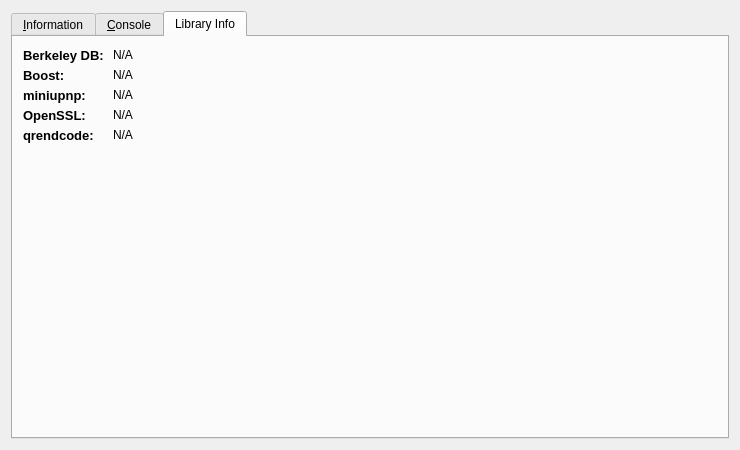
<?xml version="1.0" encoding="UTF-8"?>
<ui version="4.0">
 <class>RPCConsole</class>
 <widget class="QDialog" name="RPCConsole">
  <property name="geometry">
   <rect>
    <x>0</x>
    <y>0</y>
    <width>740</width>
    <height>450</height>
   </rect>
  </property>
  <property name="windowTitle">
   <string>IncaKoin - Debug window</string>
  </property>
  <layout class="QVBoxLayout" name="verticalLayout_2">
   <item>
    <widget class="QTabWidget" name="tabWidget">
     <property name="currentIndex">
      <number>2</number>
     </property>
     <widget class="QWidget" name="tab_info">
      <attribute name="title">
       <string>&amp;Information</string>
      </attribute>
      <layout class="QGridLayout" name="gridLayout" columnstretch="0,1">
       <property name="horizontalSpacing">
        <number>12</number>
       </property>
       <item row="0" column="0">
        <widget class="QLabel" name="label_9">
         <property name="font">
          <font>
           <weight>75</weight>
           <bold>true</bold>
          </font>
         </property>
         <property name="text">
          <string>IncaKoin Core</string>
         </property>
        </widget>
       </item>
       <item row="1" column="0">
        <widget class="QLabel" name="label_5">
         <property name="text">
          <string>Client name</string>
         </property>
        </widget>
       </item>
       <item row="1" column="1">
        <widget class="QLabel" name="clientName">
         <property name="cursor">
          <cursorShape>IBeamCursor</cursorShape>
         </property>
         <property name="text">
          <string>N/A</string>
         </property>
         <property name="textFormat">
          <enum>Qt::PlainText</enum>
         </property>
         <property name="textInteractionFlags">
          <set>Qt::LinksAccessibleByMouse|Qt::TextSelectableByKeyboard|Qt::TextSelectableByMouse</set>
         </property>
        </widget>
       </item>
       <item row="2" column="0">
        <widget class="QLabel" name="label_6">
         <property name="text">
          <string>Client version</string>
         </property>
        </widget>
       </item>
       <item row="2" column="1">
        <widget class="QLabel" name="clientVersion">
         <property name="cursor">
          <cursorShape>IBeamCursor</cursorShape>
         </property>
         <property name="text">
          <string>N/A</string>
         </property>
         <property name="textFormat">
          <enum>Qt::PlainText</enum>
         </property>
         <property name="textInteractionFlags">
          <set>Qt::LinksAccessibleByMouse|Qt::TextSelectableByKeyboard|Qt::TextSelectableByMouse</set>
         </property>
        </widget>
       </item>
       <item row="3" column="0">
        <widget class="QLabel" name="label_14">
         <property name="text">
          <string>Using OpenSSL version</string>
         </property>
         <property name="indent">
          <number>10</number>
         </property>
        </widget>
       </item>
       <item row="3" column="1">
        <widget class="QLabel" name="openSSLVersion">
         <property name="cursor">
          <cursorShape>IBeamCursor</cursorShape>
         </property>
         <property name="text">
          <string>N/A</string>
         </property>
         <property name="textFormat">
          <enum>Qt::PlainText</enum>
         </property>
         <property name="textInteractionFlags">
          <set>Qt::LinksAccessibleByMouse|Qt::TextSelectableByKeyboard|Qt::TextSelectableByMouse</set>
         </property>
        </widget>
       </item>
       <item row="4" column="0">
        <widget class="QLabel" name="label_12">
         <property name="text">
          <string>Build date</string>
         </property>
        </widget>
       </item>
       <item row="4" column="1">
        <widget class="QLabel" name="buildDate">
         <property name="cursor">
          <cursorShape>IBeamCursor</cursorShape>
         </property>
         <property name="text">
          <string>N/A</string>
         </property>
         <property name="textFormat">
          <enum>Qt::PlainText</enum>
         </property>
         <property name="textInteractionFlags">
          <set>Qt::LinksAccessibleByMouse|Qt::TextSelectableByKeyboard|Qt::TextSelectableByMouse</set>
         </property>
        </widget>
       </item>
       <item row="5" column="0">
        <widget class="QLabel" name="label_13">
         <property name="text">
          <string>Startup time</string>
         </property>
        </widget>
       </item>
       <item row="5" column="1">
        <widget class="QLabel" name="startupTime">
         <property name="cursor">
          <cursorShape>IBeamCursor</cursorShape>
         </property>
         <property name="text">
          <string>N/A</string>
         </property>
         <property name="textFormat">
          <enum>Qt::PlainText</enum>
         </property>
         <property name="textInteractionFlags">
          <set>Qt::LinksAccessibleByMouse|Qt::TextSelectableByKeyboard|Qt::TextSelectableByMouse</set>
         </property>
        </widget>
       </item>
       <item row="6" column="0">
        <widget class="QLabel" name="label_11">
         <property name="font">
          <font>
           <weight>75</weight>
           <bold>true</bold>
          </font>
         </property>
         <property name="text">
          <string>Network</string>
         </property>
        </widget>
       </item>
       <item row="7" column="0">
        <widget class="QLabel" name="label_7">
         <property name="text">
          <string>Number of connections</string>
         </property>
        </widget>
       </item>
       <item row="7" column="1">
        <widget class="QLabel" name="numberOfConnections">
         <property name="cursor">
          <cursorShape>IBeamCursor</cursorShape>
         </property>
         <property name="text">
          <string>N/A</string>
         </property>
         <property name="textFormat">
          <enum>Qt::PlainText</enum>
         </property>
         <property name="textInteractionFlags">
          <set>Qt::LinksAccessibleByMouse|Qt::TextSelectableByKeyboard|Qt::TextSelectableByMouse</set>
         </property>
        </widget>
       </item>
       <item row="8" column="0">
        <widget class="QLabel" name="label_8">
         <property name="text">
          <string>On testnet</string>
         </property>
        </widget>
       </item>
       <item row="8" column="1">
        <widget class="QCheckBox" name="isTestNet">
         <property name="enabled">
          <bool>false</bool>
         </property>
         <property name="text">
          <string/>
         </property>
        </widget>
       </item>
       <item row="9" column="0">
        <widget class="QLabel" name="label_10">
         <property name="font">
          <font>
           <weight>75</weight>
           <bold>true</bold>
          </font>
         </property>
         <property name="text">
          <string>Block chain</string>
         </property>
        </widget>
       </item>
       <item row="10" column="0">
        <widget class="QLabel" name="label_3">
         <property name="text">
          <string>Current number of blocks</string>
         </property>
        </widget>
       </item>
       <item row="10" column="1">
        <widget class="QLabel" name="numberOfBlocks">
         <property name="cursor">
          <cursorShape>IBeamCursor</cursorShape>
         </property>
         <property name="text">
          <string>N/A</string>
         </property>
         <property name="textFormat">
          <enum>Qt::PlainText</enum>
         </property>
         <property name="textInteractionFlags">
          <set>Qt::LinksAccessibleByMouse|Qt::TextSelectableByKeyboard|Qt::TextSelectableByMouse</set>
         </property>
        </widget>
       </item>
       <item row="11" column="0">
        <widget class="QLabel" name="label_4">
         <property name="text">
          <string>Estimated total blocks</string>
         </property>
        </widget>
       </item>
       <item row="11" column="1">
        <widget class="QLabel" name="totalBlocks">
         <property name="cursor">
          <cursorShape>IBeamCursor</cursorShape>
         </property>
         <property name="text">
          <string>N/A</string>
         </property>
         <property name="textFormat">
          <enum>Qt::PlainText</enum>
         </property>
         <property name="textInteractionFlags">
          <set>Qt::LinksAccessibleByMouse|Qt::TextSelectableByKeyboard|Qt::TextSelectableByMouse</set>
         </property>
        </widget>
       </item>
       <item row="12" column="0">
        <widget class="QLabel" name="label_2">
         <property name="text">
          <string>Last block time</string>
         </property>
        </widget>
       </item>
       <item row="12" column="1">
        <widget class="QLabel" name="lastBlockTime">
         <property name="cursor">
          <cursorShape>IBeamCursor</cursorShape>
         </property>
         <property name="text">
          <string>N/A</string>
         </property>
         <property name="textFormat">
          <enum>Qt::PlainText</enum>
         </property>
         <property name="textInteractionFlags">
          <set>Qt::LinksAccessibleByMouse|Qt::TextSelectableByKeyboard|Qt::TextSelectableByMouse</set>
         </property>
        </widget>
       </item>
       <item row="13" column="0">
        <spacer name="verticalSpacer_2">
         <property name="orientation">
          <enum>Qt::Vertical</enum>
         </property>
         <property name="sizeHint" stdset="0">
          <size>
           <width>20</width>
           <height>20</height>
          </size>
         </property>
        </spacer>
       </item>
       <item row="14" column="0">
        <widget class="QLabel" name="labelDebugLogfile">
         <property name="font">
          <font>
           <weight>75</weight>
           <bold>true</bold>
          </font>
         </property>
         <property name="text">
          <string>Debug log file</string>
         </property>
        </widget>
       </item>
       <item row="15" column="0">
        <widget class="QPushButton" name="openDebugLogfileButton">
         <property name="toolTip">
          <string>Open the IncaKoin debug log file from the current data directory. This can take a few seconds for large log files.</string>
         </property>
         <property name="text">
          <string>&amp;Open</string>
         </property>
         <property name="autoDefault">
          <bool>false</bool>
         </property>
        </widget>
       </item>
       <item row="16" column="0">
        <widget class="QLabel" name="labelCLOptions">
         <property name="font">
          <font>
           <weight>75</weight>
           <bold>true</bold>
          </font>
         </property>
         <property name="text">
          <string>Command-line options</string>
         </property>
        </widget>
       </item>
       <item row="17" column="0">
        <widget class="QPushButton" name="showCLOptionsButton">
         <property name="toolTip">
          <string>Show the IncaKoin-Qt help message to get a list with possible IncaKoin command-line options.</string>
         </property>
         <property name="text">
          <string>&amp;Show</string>
         </property>
         <property name="autoDefault">
          <bool>false</bool>
         </property>
        </widget>
       </item>
       <item row="18" column="0">
        <spacer name="verticalSpacer">
         <property name="orientation">
          <enum>Qt::Vertical</enum>
         </property>
         <property name="sizeHint" stdset="0">
          <size>
           <width>20</width>
           <height>40</height>
          </size>
         </property>
        </spacer>
       </item>
      </layout>
     </widget>
     <widget class="QWidget" name="tab_console">
      <attribute name="title">
       <string>&amp;Console</string>
      </attribute>
      <layout class="QVBoxLayout" name="verticalLayout_3">
       <property name="spacing">
        <number>3</number>
       </property>
       <item>
        <widget class="QTextEdit" name="messagesWidget">
         <property name="minimumSize">
          <size>
           <width>0</width>
           <height>100</height>
          </size>
         </property>
         <property name="readOnly">
          <bool>true</bool>
         </property>
         <property name="tabKeyNavigation" stdset="0">
          <bool>false</bool>
         </property>
         <property name="columnCount" stdset="0">
          <number>2</number>
         </property>
        </widget>
       </item>
       <item>
        <layout class="QHBoxLayout" name="horizontalLayout">
         <property name="spacing">
          <number>3</number>
         </property>
         <item>
          <widget class="QLabel" name="label">
           <property name="text">
            <string notr="true">&gt;</string>
           </property>
          </widget>
         </item>
         <item>
          <widget class="QLineEdit" name="lineEdit"/>
         </item>
         <item>
          <widget class="QPushButton" name="clearButton">
           <property name="maximumSize">
            <size>
             <width>24</width>
             <height>24</height>
            </size>
           </property>
           <property name="toolTip">
            <string>Clear console</string>
           </property>
           <property name="text">
            <string/>
           </property>
           <property name="icon">
            <iconset resource="../IncaKoin.qrc">
             <normaloff>:/icons/remove</normaloff>:/icons/remove</iconset>
           </property>
           <property name="shortcut">
            <string notr="true">Ctrl+L</string>
           </property>
           <property name="autoDefault">
            <bool>false</bool>
           </property>
          </widget>
         </item>
        </layout>
       </item>
      </layout>
     </widget>
     <widget class="QWidget" name="tab">
      <attribute name="title">
       <string>Library Info</string>
      </attribute>
      <widget class="QLabel" name="label_15">
       <property name="geometry">
        <rect>
         <x>10</x>
         <y>10</y>
         <width>81</width>
         <height>16</height>
        </rect>
       </property>
       <property name="font">
        <font>
         <pointsize>10</pointsize>
         <weight>75</weight>
         <bold>true</bold>
        </font>
       </property>
       <property name="text">
        <string>Berkeley DB:</string>
       </property>
      </widget>
      <widget class="QLabel" name="label_16">
       <property name="geometry">
        <rect>
         <x>10</x>
         <y>30</y>
         <width>45</width>
         <height>13</height>
        </rect>
       </property>
       <property name="text">
        <string/>
       </property>
      </widget>
      <widget class="QLabel" name="label_bdb_version">
       <property name="geometry">
        <rect>
         <x>100</x>
         <y>10</y>
         <width>581</width>
         <height>16</height>
        </rect>
       </property>
       <property name="text">
        <string>N/A</string>
       </property>
      </widget>
      <widget class="QLabel" name="label_17">
       <property name="geometry">
        <rect>
         <x>10</x>
         <y>30</y>
         <width>81</width>
         <height>16</height>
        </rect>
       </property>
       <property name="font">
        <font>
         <pointsize>10</pointsize>
         <weight>75</weight>
         <bold>true</bold>
        </font>
       </property>
       <property name="text">
        <string>Boost:</string>
       </property>
      </widget>
      <widget class="QLabel" name="label_boost_version">
       <property name="geometry">
        <rect>
         <x>100</x>
         <y>30</y>
         <width>581</width>
         <height>16</height>
        </rect>
       </property>
       <property name="text">
        <string>N/A</string>
       </property>
      </widget>
      <widget class="QLabel" name="label_18">
       <property name="geometry">
        <rect>
         <x>10</x>
         <y>50</y>
         <width>81</width>
         <height>16</height>
        </rect>
       </property>
       <property name="font">
        <font>
         <pointsize>10</pointsize>
         <weight>75</weight>
         <bold>true</bold>
        </font>
       </property>
       <property name="text">
        <string>miniupnp:</string>
       </property>
      </widget>
      <widget class="QLabel" name="label_miniupnp_version">
       <property name="geometry">
        <rect>
         <x>100</x>
         <y>50</y>
         <width>581</width>
         <height>16</height>
        </rect>
       </property>
       <property name="text">
        <string>N/A</string>
       </property>
      </widget>
      <widget class="QLabel" name="label_19">
       <property name="geometry">
        <rect>
         <x>10</x>
         <y>70</y>
         <width>81</width>
         <height>16</height>
        </rect>
       </property>
       <property name="font">
        <font>
         <pointsize>10</pointsize>
         <weight>75</weight>
         <bold>true</bold>
        </font>
       </property>
       <property name="text">
        <string>OpenSSL:</string>
       </property>
      </widget>
      <widget class="QLabel" name="lable_openssl_version">
       <property name="geometry">
        <rect>
         <x>100</x>
         <y>70</y>
         <width>581</width>
         <height>16</height>
        </rect>
       </property>
       <property name="text">
        <string>N/A</string>
       </property>
      </widget>
      <widget class="QLabel" name="label_20">
       <property name="geometry">
        <rect>
         <x>10</x>
         <y>90</y>
         <width>81</width>
         <height>16</height>
        </rect>
       </property>
       <property name="font">
        <font>
         <pointsize>10</pointsize>
         <weight>75</weight>
         <bold>true</bold>
        </font>
       </property>
       <property name="text">
        <string>qrendcode:</string>
       </property>
      </widget>
      <widget class="QLabel" name="lable_qrencode_version">
       <property name="geometry">
        <rect>
         <x>100</x>
         <y>90</y>
         <width>581</width>
         <height>16</height>
        </rect>
       </property>
       <property name="text">
        <string>N/A</string>
       </property>
      </widget>
     </widget>
    </widget>
   </item>
  </layout>
 </widget>
 <resources>
  <include location="../IncaKoin.qrc"/>
 </resources>
 <connections/>
</ui>
